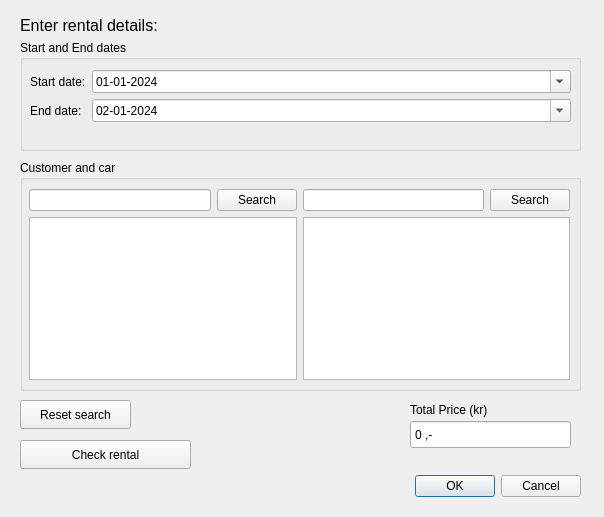
<?xml version="1.0" encoding="UTF-8"?>
<ui version="4.0">
 <class>addrental_d</class>
 <widget class="QDialog" name="addrental_d">
  <property name="geometry">
   <rect>
    <x>0</x>
    <y>0</y>
    <width>604</width>
    <height>517</height>
   </rect>
  </property>
  <property name="windowTitle">
   <string>Add rental</string>
  </property>
  <widget class="QDialogButtonBox" name="buttonBox">
   <property name="geometry">
    <rect>
     <x>240</x>
     <y>470</y>
     <width>341</width>
     <height>32</height>
    </rect>
   </property>
   <property name="orientation">
    <enum>Qt::Horizontal</enum>
   </property>
   <property name="standardButtons">
    <set>QDialogButtonBox::Cancel|QDialogButtonBox::Ok</set>
   </property>
  </widget>
  <widget class="QLabel" name="label">
   <property name="geometry">
    <rect>
     <x>20</x>
     <y>0</y>
     <width>211</width>
     <height>51</height>
    </rect>
   </property>
   <property name="font">
    <font>
     <pointsize>12</pointsize>
    </font>
   </property>
   <property name="text">
    <string>Enter rental details:</string>
   </property>
  </widget>
  <widget class="QGroupBox" name="groupBox">
   <property name="geometry">
    <rect>
     <x>20</x>
     <y>40</y>
     <width>561</width>
     <height>111</height>
    </rect>
   </property>
   <property name="title">
    <string>Start and End dates</string>
   </property>
   <widget class="QWidget" name="formLayoutWidget">
    <property name="geometry">
     <rect>
      <x>10</x>
      <y>30</y>
      <width>541</width>
      <height>71</height>
     </rect>
    </property>
    <layout class="QFormLayout" name="formLayout">
     <item row="0" column="0">
      <widget class="QLabel" name="label_2">
       <property name="text">
        <string>Start date:</string>
       </property>
      </widget>
     </item>
     <item row="0" column="1">
      <widget class="QDateEdit" name="dateEdit_start">
       <property name="minimumDate">
        <date>
         <year>2024</year>
         <month>1</month>
         <day>1</day>
        </date>
       </property>
       <property name="displayFormat">
        <string>dd-MM-yyyy</string>
       </property>
       <property name="calendarPopup">
        <bool>true</bool>
       </property>
      </widget>
     </item>
     <item row="1" column="0">
      <widget class="QLabel" name="label_3">
       <property name="text">
        <string>End date:</string>
       </property>
      </widget>
     </item>
     <item row="1" column="1">
      <widget class="QDateEdit" name="dateEdit_end">
       <property name="minimumDate">
        <date>
         <year>2024</year>
         <month>1</month>
         <day>1</day>
        </date>
       </property>
       <property name="currentSection">
        <enum>QDateTimeEdit::DaySection</enum>
       </property>
       <property name="displayFormat">
        <string>dd-MM-yyyy</string>
       </property>
       <property name="calendarPopup">
        <bool>true</bool>
       </property>
       <property name="date">
        <date>
         <year>2024</year>
         <month>1</month>
         <day>2</day>
        </date>
       </property>
      </widget>
     </item>
    </layout>
   </widget>
  </widget>
  <widget class="QGroupBox" name="groupBox_customerCar">
   <property name="geometry">
    <rect>
     <x>20</x>
     <y>160</y>
     <width>561</width>
     <height>231</height>
    </rect>
   </property>
   <property name="title">
    <string>Customer and car</string>
   </property>
   <widget class="QWidget" name="gridLayoutWidget">
    <property name="geometry">
     <rect>
      <x>9</x>
      <y>29</y>
      <width>541</width>
      <height>191</height>
     </rect>
    </property>
    <layout class="QGridLayout" name="gridLayout">
     <item row="0" column="1">
      <widget class="QPushButton" name="pushButton_customerSearch">
       <property name="text">
        <string>Search</string>
       </property>
      </widget>
     </item>
     <item row="0" column="2">
      <widget class="QLineEdit" name="lineEdit_carSearch"/>
     </item>
     <item row="0" column="3">
      <widget class="QPushButton" name="pushButton_carSearch">
       <property name="text">
        <string>Search</string>
       </property>
      </widget>
     </item>
     <item row="0" column="0">
      <widget class="QLineEdit" name="lineEdit_customerSearch"/>
     </item>
     <item row="1" column="0" colspan="2">
      <widget class="QTableView" name="tableView_assignCustomer"/>
     </item>
     <item row="1" column="2" colspan="2">
      <widget class="QTableView" name="tableView_assignCar"/>
     </item>
    </layout>
   </widget>
  </widget>
  <widget class="QPushButton" name="pushButton_checkRental">
   <property name="geometry">
    <rect>
     <x>20</x>
     <y>440</y>
     <width>171</width>
     <height>29</height>
    </rect>
   </property>
   <property name="text">
    <string>Check rental</string>
   </property>
  </widget>
  <widget class="QPushButton" name="pushButton_reset">
   <property name="geometry">
    <rect>
     <x>20</x>
     <y>400</y>
     <width>111</width>
     <height>29</height>
    </rect>
   </property>
   <property name="text">
    <string>Reset search</string>
   </property>
  </widget>
  <widget class="QSpinBox" name="spinBox_totalPrice">
   <property name="geometry">
    <rect>
     <x>410</x>
     <y>420</y>
     <width>161</width>
     <height>29</height>
    </rect>
   </property>
   <property name="readOnly">
    <bool>true</bool>
   </property>
   <property name="buttonSymbols">
    <enum>QAbstractSpinBox::NoButtons</enum>
   </property>
   <property name="suffix">
    <string> ,-</string>
   </property>
   <property name="maximum">
    <number>9999999</number>
   </property>
  </widget>
  <widget class="QLabel" name="label_4">
   <property name="geometry">
    <rect>
     <x>410</x>
     <y>400</y>
     <width>131</width>
     <height>20</height>
    </rect>
   </property>
   <property name="text">
    <string>Total Price (kr)</string>
   </property>
  </widget>
 </widget>
 <resources/>
 <connections>
  <connection>
   <sender>buttonBox</sender>
   <signal>accepted()</signal>
   <receiver>addrental_d</receiver>
   <slot>accept()</slot>
   <hints>
    <hint type="sourcelabel">
     <x>248</x>
     <y>254</y>
    </hint>
    <hint type="destinationlabel">
     <x>157</x>
     <y>274</y>
    </hint>
   </hints>
  </connection>
  <connection>
   <sender>buttonBox</sender>
   <signal>rejected()</signal>
   <receiver>addrental_d</receiver>
   <slot>reject()</slot>
   <hints>
    <hint type="sourcelabel">
     <x>316</x>
     <y>260</y>
    </hint>
    <hint type="destinationlabel">
     <x>286</x>
     <y>274</y>
    </hint>
   </hints>
  </connection>
 </connections>
</ui>
